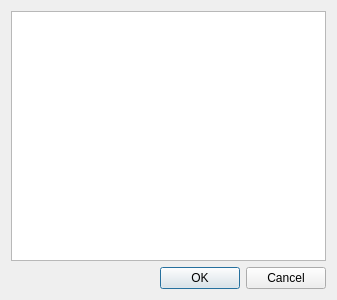
<?xml version="1.0" encoding="UTF-8"?>
<ui version="4.0">
 <class>Dialog</class>
 <widget class="QDialog" name="Dialog">
  <property name="geometry">
   <rect>
    <x>0</x>
    <y>0</y>
    <width>337</width>
    <height>300</height>
   </rect>
  </property>
  <property name="windowTitle">
   <string>Select a page to skip to</string>
  </property>
  <layout class="QVBoxLayout" name="verticalLayout">
   <item>
    <widget class="QListView" name="listView"/>
   </item>
   <item>
    <widget class="QDialogButtonBox" name="buttonBox">
     <property name="orientation">
      <enum>Qt::Horizontal</enum>
     </property>
     <property name="standardButtons">
      <set>QDialogButtonBox::Cancel|QDialogButtonBox::Ok</set>
     </property>
    </widget>
   </item>
  </layout>
 </widget>
 <resources/>
 <connections>
  <connection>
   <sender>buttonBox</sender>
   <signal>accepted()</signal>
   <receiver>Dialog</receiver>
   <slot>accept()</slot>
   <hints>
    <hint type="sourcelabel">
     <x>248</x>
     <y>254</y>
    </hint>
    <hint type="destinationlabel">
     <x>157</x>
     <y>274</y>
    </hint>
   </hints>
  </connection>
  <connection>
   <sender>buttonBox</sender>
   <signal>rejected()</signal>
   <receiver>Dialog</receiver>
   <slot>reject()</slot>
   <hints>
    <hint type="sourcelabel">
     <x>316</x>
     <y>260</y>
    </hint>
    <hint type="destinationlabel">
     <x>286</x>
     <y>274</y>
    </hint>
   </hints>
  </connection>
 </connections>
</ui>
